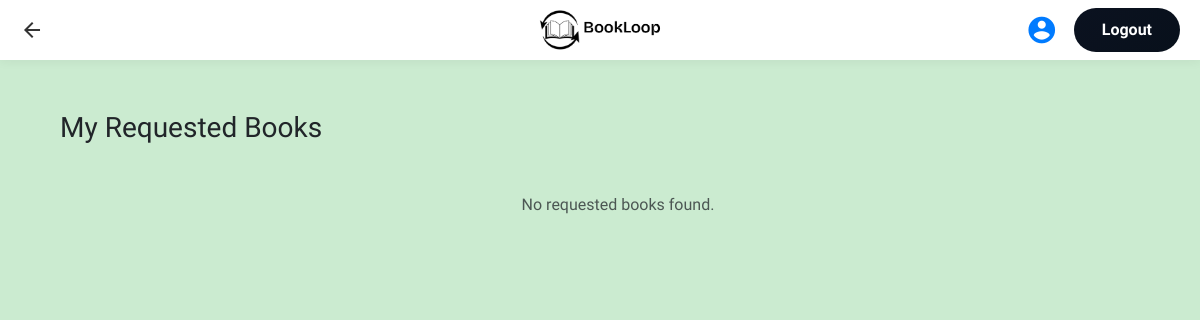
/books/requested/ (signed in), run on an earlier commit of the app's database.
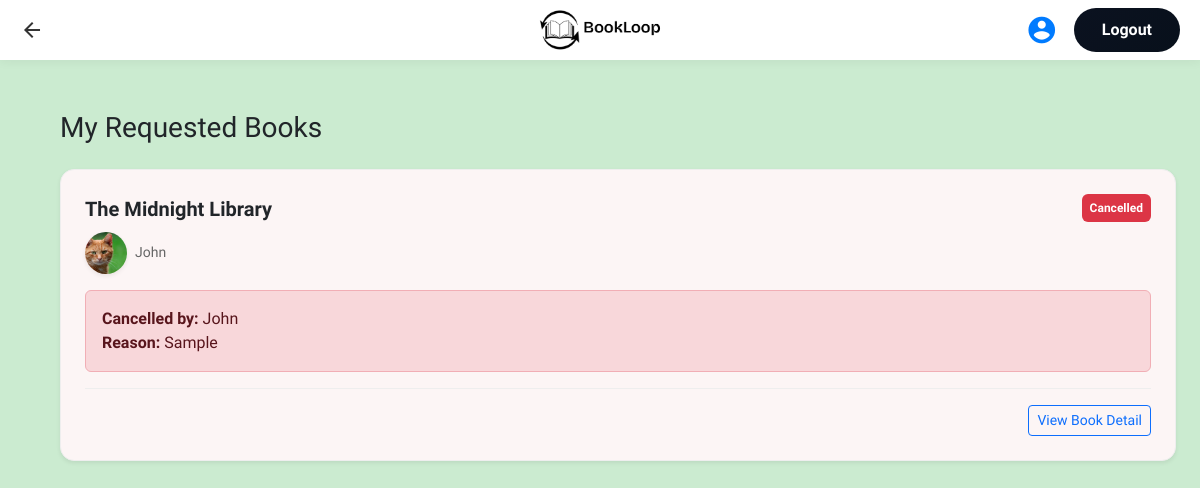
And on a later commit of the database.
### books/models.py (models this page shows, shortened)
class ExchangeRequest(models.Model):
    STATUS_CHOICES = [
        ('pending', 'Pending'),
        ('approved', 'Approved'),
        ('rejected', 'Rejected'),
        ('completed', 'Completed'),
        ('cancelled', 'Cancelled'),
        ('expired', 'Expired'),
    ]
    requester = models.ForeignKey(
        User,
        related_name="sent_requests",
        on_delete=models.CASCADE
    )
    owner = models.ForeignKey(
        User,
        related_name="received_requests",
        on_delete=models.CASCADE
    )
    book = models.ForeignKey(
        Book,
        on_delete=models.CASCADE,
        related_name="exchange_requests"
    )
    expected_book = models.ForeignKey(
        Book,
        on_delete=models.SET_NULL,
        null=True,
        blank=True,
        related_name='expected_for'
    )
    requester_wants_cash = models.BooleanField(default=False)
    is_cash = models.BooleanField(default=False)
    cash_amount = models.DecimalField(
        max_digits=8,
        decimal_places=2,
        null=True,
        blank=True
    )
    requester_confirmed = models.BooleanField(default=False)
    owner_confirmed = models.BooleanField(default=False)
    expires_at = models.DateTimeField(null=True, blank=True)
    rejected_by = models.ForeignKey(
        User,
        on_delete=models.SET_NULL,
        null=True,
        blank=True,
        related_name="rejected_requests"
    )
    reject_reason = models.TextField(blank=True, null=True)
    cancel_reason = models.TextField(blank=True)
    cancelled_by = models.ForeignKey(
        User,
        null=True,
        blank=True,
        on_delete=models.SET_NULL,
        related_name="cancelled"
    )
    status = models.CharField(
        max_length=20,
        choices=STATUS_CHOICES,
        default='pending'
    )
    created_at = models.DateTimeField(auto_now_add=True)

class Book(models.Model):
    CONDITION_CHOICES = [
        ('new', 'New'),
        ('like_new', 'Like New'),
        ('good', 'Good'),
        ('fair', 'Fair'),
        ('poor', 'Poor'),
    ]
    title = models.CharField(max_length=255)
    author = models.CharField(max_length=255)
    slug = models.SlugField(unique=True, db_index=True)
    owner = models.ForeignKey(
        User,
        on_delete=models.CASCADE,
        related_name='books'
    )
    price = models.DecimalField(
        max_digits=8,
        decimal_places=2
    )
    location = models.CharField(max_length=100)
    description = models.TextField(blank=True)
    isbn = models.CharField(max_length=13, blank=True)
    category = models.ForeignKey(Category, on_delete=models.SET_NULL, null=True)
    genre = models.ForeignKey(Genre, on_delete=models.SET_NULL, null=True)
    language = models.CharField(max_length=50)
    condition = models.CharField(max_length=20, choices=CONDITION_CHOICES)
    cover_image = models.ImageField(upload_to='book_covers/', blank=True, null=True)
    created_at = models.DateTimeField(auto_now_add=True)
    updated_at = models.DateTimeField(auto_now=True)

### users/models.py (models this page shows, shortened)
class Profile(models.Model):
    user = models.OneToOneField(User, on_delete=models.CASCADE)
    phone = models.CharField(max_length=15, blank=True)
    avatar = models.ImageField(upload_to='profiles/', blank=True, null=True)

### books/views.py (the view)
# urls.py: path("requested/", views.view_requested_books, name="view_requested_books"),
@login_required
def view_requested_books(request):
    exchanges = ExchangeRequest.objects.filter(
        requester=request.user
    ).select_related(
        "book",
        "expected_book",   # ✅ ADD THIS
        "owner"
    ).order_by("-created_at")
    return render(request, "books/view_requested_books.html", {
        "exchanges": exchanges
    })

### books/templates/books/view_requested_books.html (shortened to what this page needs)
{% extends "layout.html" %}
{% block body_class %}requested-books-page{% endblock %}
{% block content %}
<header class="login-header">
    <a href="{% url 'Home' %}" class="back-arrow">
        <span class="material-icons">arrow_back</span>
    </a>
    <div class="login-logo">
        <img src="/media/images/website_logo.png" alt="BookLoop">
    </div>
    <div class="header-actions">
        {% if user.is_authenticated %}
            <a href="{% url 'profile' %}" class="profile-icon">
                <span class="material-icons">account_circle</span>
            </a>
            <a href="{% url 'Logout' %}" class="btn login-btn">
                Logout
            </a>
        {% endif %}
    </div>
</header>
<div class="container my-3 mx-5">
    <h3 class="mb-4">My Requested Books</h3>
    {% for r in exchanges %}
    <div class="exchange-card p-4 mb-3 shadow-sm">
        <div class="d-flex justify-content-between align-items-start">
            <div>
                <div class="exchange-title fw-bold fs-5 mb-2">
                    {{ r.book.title }}
                </div>
                <div class="d-flex align-items-center gap-2">
                    {% if r.owner.profile.avatar %}
                        <img src="{{ r.owner.profile.avatar.url }}"
                             class="avatar shadow-sm"
                             alt="{{ r.owner.username }}">
                    {% else %}
                        <div class="avatar placeholder-avatar d-flex align-items-center justify-content-center">
                            <span class="material-icons text-muted">person</span>
                        </div>
                    {% endif %}
                    <div class="exchange-meta">
                        {{ r.owner.username }}
                    </div>
                </div>
            </div>
            <span class="badge
                {% if r.status == 'completed' %}bg-success
                {% elif r.status == 'approved' %}bg-primary
                {% elif r.status == 'cancelled' %}bg-danger
                {% elif r.status == 'rejected' %}bg-secondary
                {% else %}bg-warning text-dark{% endif %} p-2">
                {{ r.status|title }}
            </span>
        </div>
        {% if r.cancel_reason and request.user != r.cancelled_by %}
        <div class="alert alert-danger mt-3 mb-0">
            <strong>Cancelled by:</strong> {{ r.cancelled_by.username }}<br>
            <strong>Reason:</strong> {{ r.cancel_reason }}
        </div>
        {% endif %}
        <div class="exchange-divider my-3" style="border-top: 1px solid #eee;"></div>
        <div class="d-flex flex-wrap gap-2 align-items-center">
            <a href="{% url 'book_detail' r.book.slug %}" class="btn btn-outline-primary btn-sm ms-md-auto">View Book Detail</a>
        </div>
    </div>
    {% empty %}
    <div class="text-center mt-5">
        <p class="text-muted">No requested books found.</p>
    </div>
    {% endfor %}
</div>
{% endblock %}

What changed in the data, as far as the page shows it:
added ExchangeRequest: book "The Midnight Library", owner.profile.avatar (picture), owner.username "John", status "Cancelled", cancelled_by.username "John", cancel_reason "Sample"
Also different on the page:
text no longer shown: "No requested books found."
